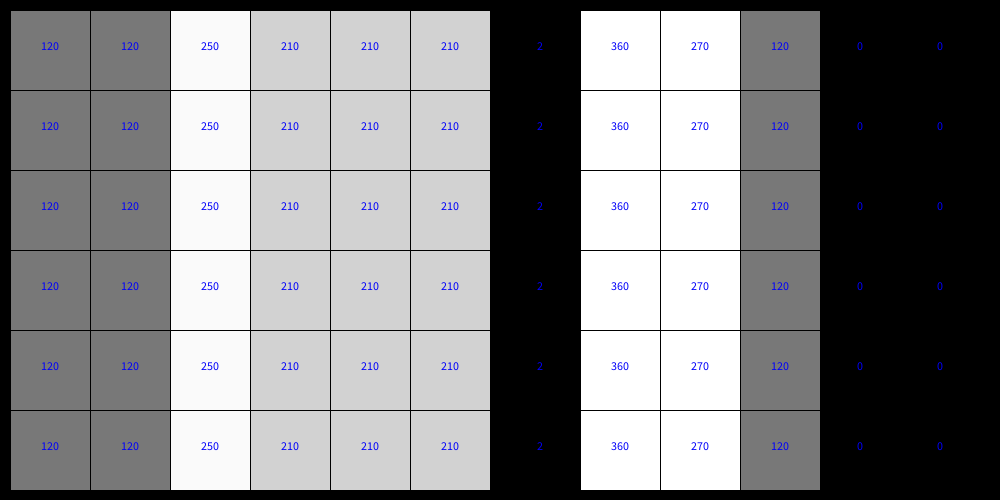
Frame 1 (no input)
Frame 2 (the mouse pressed at the canvas centre, redrawn once): identical to frame 1, image omitted

The Processing sketch that drew this single still picture (run headless with seeded random() and noise(); the mouse was pressed at the canvas centre and the sketch redrawn once):

// Processing sketch: Edge_Detection_Sample_Image
// ── Edge_Detection_Sample_Image.pde
int s=80;
void setup() {
  size(1000,500);
  background(0);
  noLoop();
  textAlign(CENTER);
  stroke(255);
}

void draw() {
  int v;
  for(int i=0; i<6; i++) {
    for(int j=0; j<6; j++) {
    if( i < 2 ) {
      fill(120);
      v=120;
    }
      
    else if( i < 3 ) {
      fill(250);
      v=250;
    }
      
    else if( i < 5 ) {
      fill(210); 
      v = 210;    
    }
      
    else {
      fill(210);
       v=210;
    }
      
     
      int x = 10 + s*i;
      int y = 10 + s*j;
      stroke(0);
      square(x, y, s);
      fill(0,0,250);
      text(v, x+s/2, y+s/2);
    }
  }
  
  
  for(int i=0; i<6; i++) {
    for(int j=0; j<6; j++) {
    if( i < 1 ) {
      fill(0);
      v=2;
    }
      
    else if( i < 2 ) {
      fill(255);
      v=360;
    }
      
    else if( i < 3 ) {
      fill(255); 
      v = 270;    
    }
      
    else if( i < 4 ) {
      fill(120); 
      v = 120;    
    }
      
    else {
      fill(0);
       v=0;
    }
      
     
      int x = 20 +6*s + s*i;
      int y = 10 + s*j;
      stroke(0);
      square(x, y, s);
      fill(0,0,250);
      text(v, x+s/2, y+s/2);
    }
  }
}
